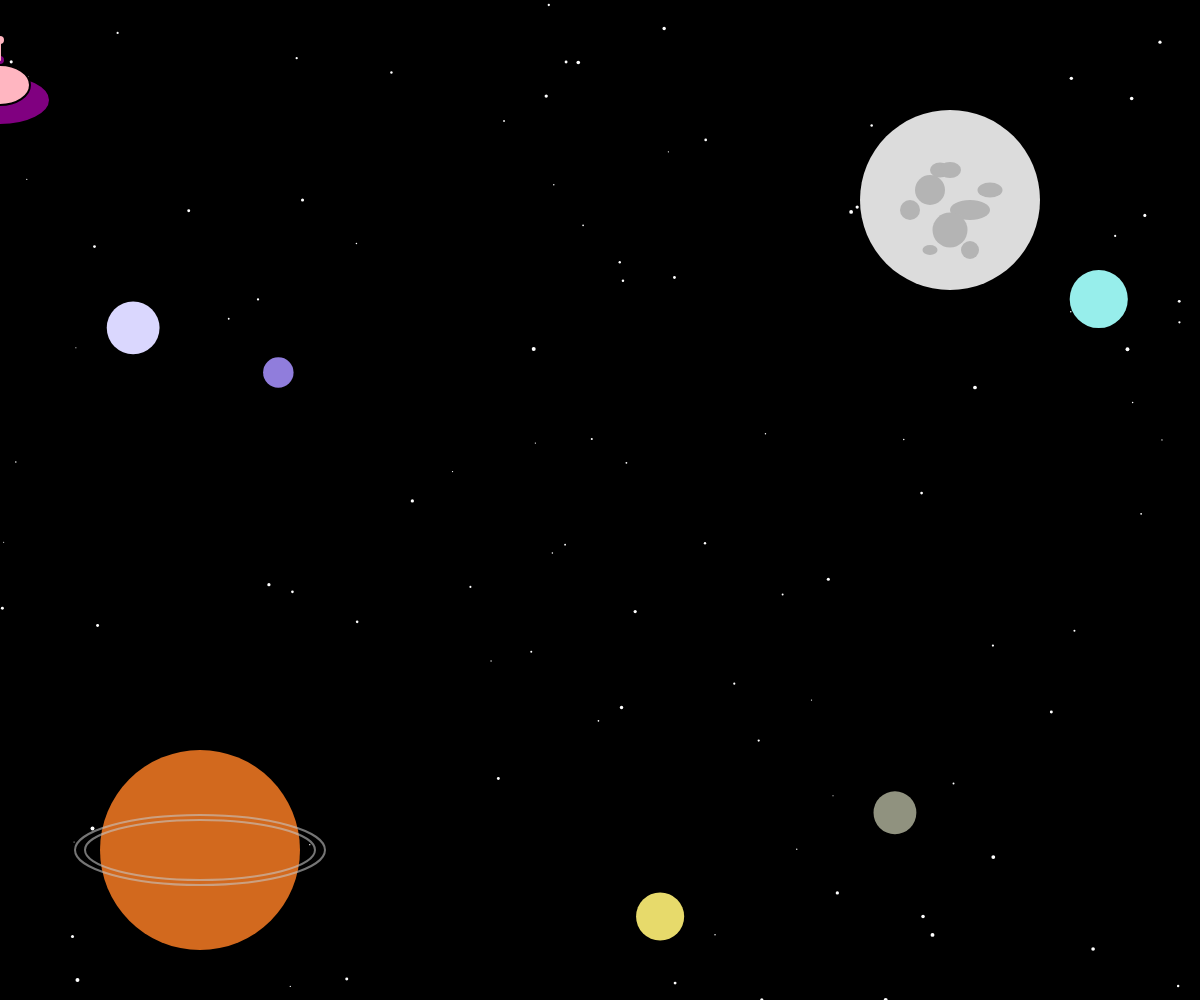
Frame 1 (no input)
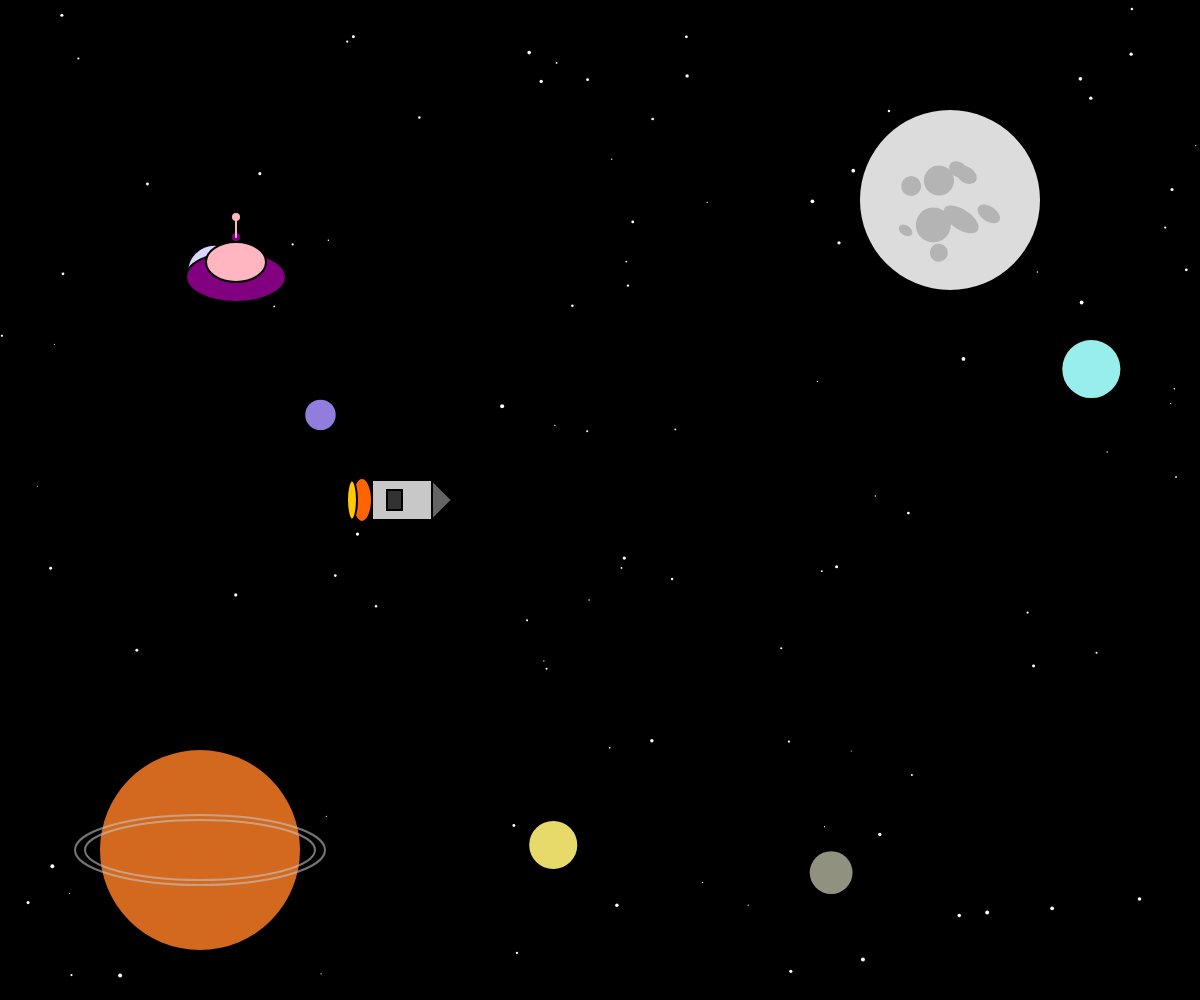
Frame 60 (no input)
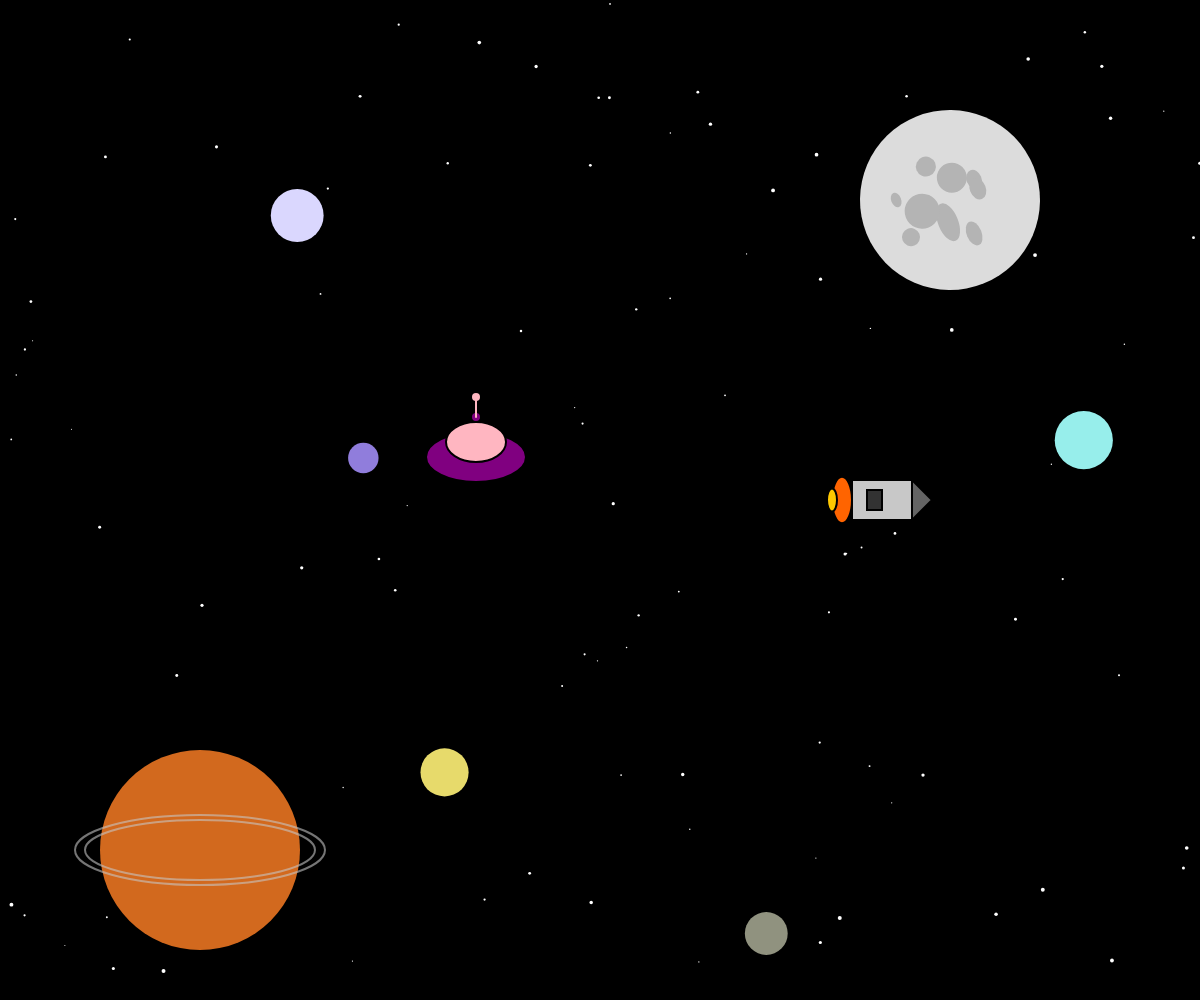
Frame 120 (the mouse pressed at the canvas centre since frame 60)

The p5.js sketch that drew these frames (run headless with seeded random() and noise() and a simulated clock; from frame 60 on, the mouse is pressed at the canvas centre):

// p5.js sketch
// ── sketch.js
let stars = []; // Array to store star positions and sizes
let planets = []; // Array to store planet positions, sizes, and speeds
let rocketX = -100; // Initial x position of the rocket
let ufoX = 0; // Initial x position of the UFO
let ufoY = 100; // Initial y position of the UFO
let ufoDirection = 1; // Direction of the UFO's vertical movement
let moonAngle = 0; // Angle for moon rotation

function setup() {
  createCanvas(windowWidth, windowHeight); // Create a canvas that fills the window
  background(0); // Set the background to black
  noStroke(); // Disable outlines for the stars

  // Initialize stars with random positions and sizes
  for (let i = 0; i < 100; i++) {
    stars.push({
      x: random(width), // Random x position
      y: random(height), // Random y position
      size: random(1, 4), // Random size for the star
      speedX: random(-1, 1), // Random horizontal speed
      speedY: random(-1, 1) // Random vertical speed
    });
  }

  // Initialize planets with random positions, sizes, and speeds
  for (let i = 0; i < 5; i++) { // Add 5 planets
    planets.push({
      x: random(width), // Random x position
      y: random(height), // Random y position
      size: random(30, 60), // Random size for the planet
      speedX: random(-2, 2), // Random horizontal speed
      speedY: random(-2, 2), // Random vertical speed
      color: color(random(100, 255), random(100, 255), random(100, 255)) // Random color
    });
  }
}

function draw() {
  background(0); // Clear the frame with a black background

  // Draw and update stars
  fill(255); // Set the fill color to white
  for (let star of stars) {
    ellipse(star.x, star.y, star.size, star.size); // Draw the star
    star.x += star.speedX; // Update x position
    star.y += star.speedY; // Update y position

    // Wrap stars around the edges of the canvas
    if (star.x < 0) star.x = width;
    if (star.x > width) star.x = 0;
    if (star.y < 0) star.y = height;
    if (star.y > height) star.y = 0;
  }

  // Draw and update planets
  for (let planet of planets) {
    fill(planet.color); // Set the fill color to the planet's color
    ellipse(planet.x, planet.y, planet.size, planet.size); // Draw the planet
    planet.x += planet.speedX; // Update x position
    planet.y += planet.speedY; // Update y position

    // Wrap planets around the edges of the canvas
    if (planet.x < 0) planet.x = width;
    if (planet.x > width) planet.x = 0;
    if (planet.y < 0) planet.y = height;
    if (planet.y > height) planet.y = 0;
  }

  // Draw Jupiter in the bottom-left corner (adjusted position)
  noStroke(); // Remove the outline for Jupiter
  fill(210, 105, 30); // Reddish-brown color for Jupiter
  ellipse(200, height - 150, 200, 200); // Jupiter's position and size

  // Draw Jupiter's rings (adjusted position)
  noFill();
  stroke(200, 200, 200, 150); // Light gray color with transparency for the rings
  strokeWeight(2);
  ellipse(200, height - 150, 250, 70); // Outer ring
  ellipse(200, height - 150, 230, 60); // Inner ring

  // Draw the moon in the lower-left corner (adjusted position)
  push(); // Save the current transformation state
  translate(width - 250, 200); // Move to the moon's new position (slightly to the left)
  rotate(moonAngle); // Rotate the moon
  noStroke();
  fill(220, 220, 220); // Light gray color for the moon
  ellipse(0, 0, 180, 180); // Draw the moon at the origin

  // Add darker circles and ovals inside the moon
  fill(180, 180, 180); // Darker gray color
  ellipse(-20, -10, 30, 30); // Small circle
  ellipse(20, 10, 40, 20); // Oval
  ellipse(0, 30, 35, 35); // Another small circle
  ellipse(-10, -30, 20, 15); // Small oval

  // Add darker circles and ovals near the edges of the moon
  ellipse(-40, 10, 20, 20); // Small circle on the left edge
  ellipse(40, -10, 25, 15); // Oval on the right edge
  ellipse(0, -30, 22, 16); // Oval on the top edge
  ellipse(-20, 50, 15, 10); // Small oval on the bottom-left edge
  ellipse(20, 50, 18, 18); // Small circle on the bottom-right edge
  pop(); // Restore the previous transformation state

  // Update the moon's rotation angle
  moonAngle += 0.01; // Adjust the speed of rotation

  // Draw the rocket
  drawRocket(rocketX, height / 2);

  // Update the rocket's position
  rocketX += 8; // Increased speed (was 5 before)
  if (rocketX > width + 100) {
    rocketX = -100; // Reset the rocket's position when it goes off-screen
  }

  // Draw the UFO
  drawUFO(ufoX, ufoY);

  // Update the UFO's position for zig-zag movement
  ufoX += 4; // Move the UFO to the right
  ufoY += ufoDirection * 3; // Zig-zag movement (up and down)

  // Reverse direction when hitting vertical bounds
  if (ufoY > height - 50 || ufoY < 50) {
    ufoDirection *= -1; // Reverse vertical direction
  }

  // Reset the UFO's position when it moves off-screen
  if (ufoX > width + 100) {
    ufoX = -100; // Reset to the left of the screen
    ufoY = random(50, height - 50); // Start at a random vertical position
  }
}

function drawRocket(x, y) {
  // Set the outline color to black
  stroke(0); // Black outline
  strokeWeight(2); // Set the outline thickness

  // Draw the rocket body
  fill(200); // Light grey color for the rocket body
  rect(x, y - 20, 60, 40); // Rocket body

  // Draw the rocket nose (dark grey tip)
  fill(100); // Dark grey color for the rocket tip
  triangle(x + 60, y - 20, x + 60, y + 20, x + 80, y); // Rocket nose

  // Draw the square door
  fill(50); // Darker grey color for the door
  rect(x + 15, y - 10, 15, 20); // Small square door

  // Draw the fire behind the rocket
  fill(255, 100, 0); // Orange fire
  ellipse(x - 10, y, 20, random(30, 50)); // Flickering fire effect
  fill(255, 200, 0); // Yellow fire
  ellipse(x - 20, y, 10, random(20, 40)); // Flickering fire effect
}

function drawUFO(x, y) {
  // Set the outline color to black
  stroke(0); // Black outline
  strokeWeight(2); // Set the outline thickness

  // Draw the UFO body
  fill(128, 0, 128); // Purple color for the UFO body
  ellipse(x, y, 100, 50); // UFO body

  // Draw the UFO dome
  fill(255, 182, 193); // Pink color for the dome
  ellipse(x, y - 15, 60, 40); // Dome positioned on top of the body

  // Draw the antenna base
  fill(128, 0, 128); // Purple color for the antenna base
  ellipse(x, y - 40, 10, 10); // Small circle for the antenna base

  // Draw the antenna stick
  stroke(255, 182, 193); // Pink color for the antenna stick
  strokeWeight(2);
  line(x, y - 40, x, y - 60); // Line for the antenna stick

  // Draw the antenna tip
  noStroke(); // Remove outline for the antenna tip
  fill(255, 182, 193); // Pink color for the antenna tip
  ellipse(x, y - 60, 8, 8); // Small circle for the antenna tip
}
